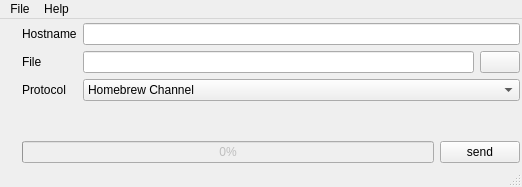
<?xml version="1.0" encoding="UTF-8"?>
<ui version="4.0">
 <class>MainWindowClass</class>
 <widget class="QMainWindow" name="MainWindowClass">
  <property name="geometry">
   <rect>
    <x>0</x>
    <y>0</y>
    <width>522</width>
    <height>187</height>
   </rect>
  </property>
  <property name="windowTitle">
   <string>WiiTCPLoad 0.05</string>
  </property>
  <widget class="QWidget" name="centralWidget">
   <layout class="QGridLayout" name="gridLayout_5">
    <property name="leftMargin">
     <number>2</number>
    </property>
    <property name="topMargin">
     <number>4</number>
    </property>
    <property name="rightMargin">
     <number>2</number>
    </property>
    <property name="bottomMargin">
     <number>2</number>
    </property>
    <property name="spacing">
     <number>0</number>
    </property>
    <item row="0" column="0">
     <layout class="QGridLayout" name="gridLayout_4">
      <item row="0" column="0">
       <widget class="QLabel" name="label">
        <property name="sizePolicy">
         <sizepolicy hsizetype="Maximum" vsizetype="Maximum">
          <horstretch>0</horstretch>
          <verstretch>0</verstretch>
         </sizepolicy>
        </property>
        <property name="text">
         <string/>
        </property>
        <property name="pixmap">
         <pixmap resource="../resource.qrc">:/logo/images/wiitcpload128.png</pixmap>
        </property>
        <property name="alignment">
         <set>Qt::AlignCenter</set>
        </property>
        <property name="wordWrap">
         <bool>false</bool>
        </property>
       </widget>
      </item>
      <item row="1" column="0">
       <spacer name="verticalSpacer_2">
        <property name="orientation">
         <enum>Qt::Vertical</enum>
        </property>
        <property name="sizeHint" stdset="0">
         <size>
          <width>20</width>
          <height>40</height>
         </size>
        </property>
       </spacer>
      </item>
     </layout>
    </item>
    <item row="0" column="1">
     <layout class="QGridLayout" name="gridLayout_2">
      <item row="0" column="0">
       <layout class="QGridLayout" name="gridLayout">
        <item row="0" column="0">
         <widget class="QLabel" name="label_2">
          <property name="sizePolicy">
           <sizepolicy hsizetype="Maximum" vsizetype="Maximum">
            <horstretch>0</horstretch>
            <verstretch>0</verstretch>
           </sizepolicy>
          </property>
          <property name="text">
           <string>Hostname</string>
          </property>
         </widget>
        </item>
        <item row="0" column="1" colspan="2">
         <widget class="QLineEdit" name="hostEdit">
          <property name="statusTip">
           <string>Wii hostname</string>
          </property>
          <property name="text">
           <string/>
          </property>
         </widget>
        </item>
        <item row="1" column="0">
         <widget class="QLabel" name="label_3">
          <property name="sizePolicy">
           <sizepolicy hsizetype="Maximum" vsizetype="Maximum">
            <horstretch>0</horstretch>
            <verstretch>0</verstretch>
           </sizepolicy>
          </property>
          <property name="text">
           <string>File</string>
          </property>
         </widget>
        </item>
        <item row="1" column="1">
         <widget class="QLineEdit" name="fileEdit">
          <property name="statusTip">
           <string>Path to file</string>
          </property>
          <property name="text">
           <string/>
          </property>
         </widget>
        </item>
        <item row="1" column="2">
         <widget class="QPushButton" name="openFile">
          <property name="sizePolicy">
           <sizepolicy hsizetype="Maximum" vsizetype="Ignored">
            <horstretch>0</horstretch>
            <verstretch>0</verstretch>
           </sizepolicy>
          </property>
          <property name="statusTip">
           <string>Open file</string>
          </property>
          <property name="text">
           <string/>
          </property>
          <property name="icon">
           <iconset resource="../resource.qrc">
            <normaloff>:/window/images/open.png</normaloff>:/window/images/open.png</iconset>
          </property>
         </widget>
        </item>
        <item row="2" column="0">
         <widget class="QLabel" name="label_4">
          <property name="sizePolicy">
           <sizepolicy hsizetype="Maximum" vsizetype="Maximum">
            <horstretch>0</horstretch>
            <verstretch>0</verstretch>
           </sizepolicy>
          </property>
          <property name="text">
           <string>Protocol</string>
          </property>
         </widget>
        </item>
        <item row="2" column="1" colspan="2">
         <widget class="QComboBox" name="comboBox">
          <property name="statusTip">
           <string>Select comunication protocol</string>
          </property>
          <item>
           <property name="text">
            <string>Homebrew Channel</string>
           </property>
          </item>
         </widget>
        </item>
       </layout>
      </item>
      <item row="1" column="0">
       <spacer name="verticalSpacer">
        <property name="orientation">
         <enum>Qt::Vertical</enum>
        </property>
        <property name="sizeHint" stdset="0">
         <size>
          <width>20</width>
          <height>40</height>
         </size>
        </property>
       </spacer>
      </item>
      <item row="2" column="0">
       <layout class="QGridLayout" name="gridLayout_3">
        <item row="0" column="1">
         <widget class="QPushButton" name="streamButton">
          <property name="text">
           <string>send</string>
          </property>
          <property name="icon">
           <iconset resource="../resource.qrc">
            <normaloff>:/window/images/send.png</normaloff>:/window/images/send.png</iconset>
          </property>
         </widget>
        </item>
        <item row="0" column="0">
         <widget class="QProgressBar" name="progressBar">
          <property name="enabled">
           <bool>false</bool>
          </property>
          <property name="statusTip">
           <string>Send progress</string>
          </property>
          <property name="value">
           <number>0</number>
          </property>
         </widget>
        </item>
       </layout>
      </item>
     </layout>
    </item>
   </layout>
  </widget>
  <widget class="QMenuBar" name="menuBar">
   <property name="geometry">
    <rect>
     <x>0</x>
     <y>0</y>
     <width>522</width>
     <height>26</height>
    </rect>
   </property>
   <widget class="QMenu" name="menuFile">
    <property name="title">
     <string>File</string>
    </property>
    <addaction name="actionQuit"/>
   </widget>
   <widget class="QMenu" name="menuHelp">
    <property name="title">
     <string>Help</string>
    </property>
    <addaction name="actionAbout"/>
   </widget>
   <addaction name="menuFile"/>
   <addaction name="menuHelp"/>
  </widget>
  <widget class="QStatusBar" name="statusBar"/>
  <action name="actionQuit">
   <property name="icon">
    <iconset resource="../resource.qrc">
     <normaloff>:/window/images/quit.png</normaloff>:/window/images/quit.png</iconset>
   </property>
   <property name="text">
    <string>Quit</string>
   </property>
  </action>
  <action name="actionAbout">
   <property name="icon">
    <iconset resource="../resource.qrc">
     <normaloff>:/window/images/about.png</normaloff>:/window/images/about.png</iconset>
   </property>
   <property name="text">
    <string>About</string>
   </property>
  </action>
 </widget>
 <layoutdefault spacing="6" margin="11"/>
 <resources>
  <include location="../resource.qrc"/>
 </resources>
 <connections/>
</ui>
